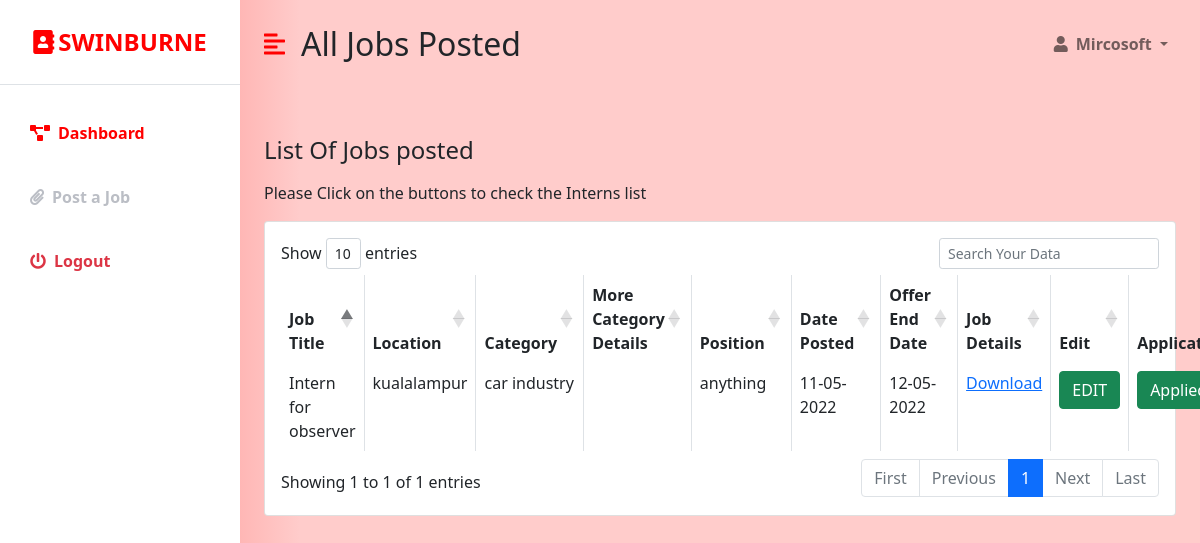
The page /in_joblist.php (signed in) on the database as committed earlier.
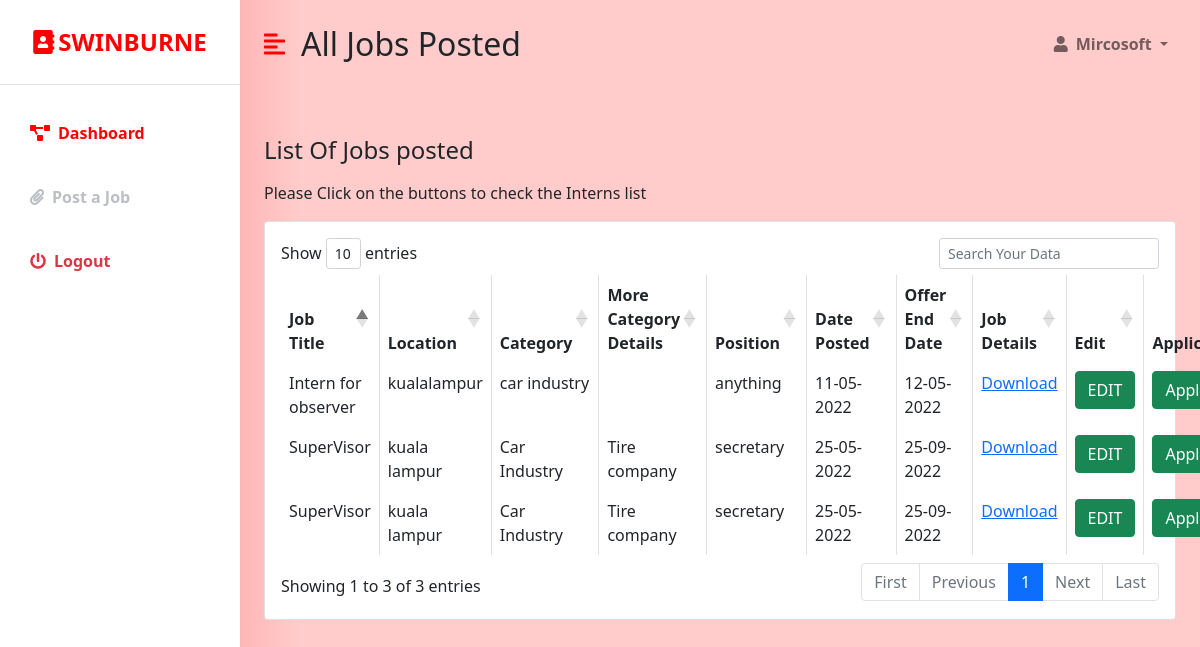
The same page on the database as committed later.
### tables this page shows
CREATE TABLE `jobs` (
  `Job_ID` int(11) NOT NULL,
  `Job_Title` varchar(255) NOT NULL,
  `Location` varchar(255) NOT NULL,
  `Qualification` varchar(255) NOT NULL,
  `Category` varchar(255) NOT NULL,
  `Position` varchar(255) NOT NULL,
  `Vacancy` varchar(255) NOT NULL,
  `REGIS_NO` int(20) NOT NULL,
  `Date_Posted` date DEFAULT NULL,
  `Date_End` date DEFAULT NULL,
  `Extra_Details` varchar(255) DEFAULT NULL
);

### in_joblist.php (the view, shortened to what the changed rows need)
<?php
if (isset($_SESSION['company_id']) && isset($_SESSION['user_email'])) {
    $id = $_SESSION['company_id'];
?>
<!DOCTYPE html>
<html lang="en">
<head>
    <link href="https://cdn.jsdelivr.net/npm/bootstrap@5.0.0-beta3/dist/css/bootstrap.min.css" rel="stylesheet" />
    <link rel="stylesheet" href="https://cdnjs.cloudflare.com/ajax/libs/font-awesome/5.15.3/css/all.min.css" />
    <link rel="stylesheet" href="styles.css" />
    <link rel="stylesheet" href="https://cdn.datatables.net/1.10.18/css/dataTables.bootstrap4.min.css">
</head>
<body>
       <?php
                                 $conn = new mysqli('localhost', 'root', '', 'ims');
                                 $sql = "SELECT * FROM `jobs` WHERE REGIS_NO = $id";
                                $result = $conn->query($sql);
                        ?>
    <div class="d-flex" id="wrapper">
        <div class="bg-white" id="sidebar-wrapper">
            <div class="sidebar-heading text-center py-4 primary-text fs-4 fw-bold text-uppercase border-bottom"><i
                    class="fas fa-address-book me-1"></i>Swinburne</div>
            <div class="list-group list-group-flush my-3">
                  <a href="in_joblist.php" class="list-group-item list-group-item-action bg-transparent second-text active"><i
                        class="fas fa-project-diagram me-2"></i>Dashboard</a>
                <a href="Jobs.php" class="list-group-item list-group-item-action bg-transparent second-text fw-bold"><i
                        class="fas fa-paperclip me-2"></i>Post a Job</a>
                <a href="student_logout.php" class="list-group-item list-group-item-action bg-transparent text-danger fw-bold"><i
                        class="fas fa-power-off me-2"></i>Logout</a>
            </div>
        </div>
        <div id="page-content-wrapper">
            <nav class="navbar navbar-expand-lg navbar-light bg-transparent py-4 px-4">
                <div class="d-flex align-items-center">
                    <i class="fas fa-align-left primary-text fs-4 me-3" id="menu-toggle"></i>
                    <h2 class="fs-2 m-0">All Jobs Posted</h2>
                </div>
                <div class="collapse navbar-collapse" id="navbarSupportedContent">
                    <ul class="navbar-nav ms-auto mb-2 mb-lg-0">
                        <li class="nav-item dropdown">
                            <a class="nav-link dropdown-toggle second-text fw-bold" href="#" id="navbarDropdown"
                                role="button" data-bs-toggle="dropdown" aria-expanded="false">
                                <i class="fas fa-user me-2"></i><?=$_SESSION['user_full_name']?>
                            </a>
                        </li>
                    </ul>
                </div>
            </nav>
            <div class="container-fluid px-4">
                <div class="row my-5">
                    <h3 class="fs-4 mb-3">List Of Jobs posted</h3>
                    <div class="col">
        <p>Please Click on the buttons to check the Interns list</p>
                    <div class="card">
                        <div class="card-body">
                        <form method="POST">
                            <table id="datatableid" class="table table-bordered">
                             <thead>
                                <tr>
                                 <th scope="col">Job Title</th>
                                 <th scope="col">Location</th>
                                 <th scope="col">Category</th>
                                 <th scope="col">More Category Details</th>
                                 <th scope="col">Position</th>
                                 <th scope="col">Date Posted</th>
                                 <th scope="col">Offer End Date</th>
                                 <th scope="col">Job Details</th>
                                 <th scope="col">Edit</th>
                                 <th scope="col">Applications</th>
                              </tr>
                            </thead>
                            <tbody>
                              <?php while( $row = $result->fetch_object() ): ?>
                              <tr>
                                <?php $Jid = $row->Job_ID;
                                $sdate = date("d-m-Y", strtotime($row -> Date_Posted));
                                $edate = date("d-m-Y", strtotime($row -> Date_End));
                                ?>
                                 <td> <?php echo $row->Job_Title?></td>
                                 <td><?php echo $row->Location?></td>
                                 <td><?php echo $row->Category?></td>
                                 <td><?php echo $row->Extra_Details?></td>
                                 <td><?php echo $row->Position?></td>
                                 <td><?php echo $sdate?></td>
                                 <td><?php echo $edate?></td>
                                 <td><?php echo "<a href='jobs/profile".$row -> REGIS_NO.".pdf' download>Download</a>"?></td>
                                 <td>
                                 <button type="button" class="btn btn-success editbtn"> EDIT </button>
                                 </td>
                                  <td>
                                         <?php echo "<a href ='in_applicants.php?data=$Jid' style='color: white;'><button type='button' class='btn btn-success'> Applied </button></a>"?>
                                 </td>
                              </tr>
                              <?php endwhile; ?>
                          </tbody>
                        </table>
                        </form>
                    </div>
                </div>
            </div>
        </div>
    </div>
    </div>
</body>
</html>
<?php
}else {
   header("Location:  industry_login.php");
}
 ?>

Rows that differ between the two databases and show on the page:
added jobs: Job_Title "SuperVisor", Location "kuala lampur", Category "Car Industry", Extra_Details "Tire company", Position "secretary", Date_Posted "25-05-2022", Date_End "25-09-2022"
added jobs: Job_Title "SuperVisor", Location "kuala lampur", Category "Car Industry", Extra_Details "Tire company", Position "secretary", Date_Posted "25-05-2022", Date_End "25-09-2022"
Other text that changed with them:
text written by a page script: "Show entries Showing 1 to 1 of 1 entries First Previous 1 Next Last" → "Show entries Showing 1 to 3 of 3 entries First Previous 1 Next Last"
